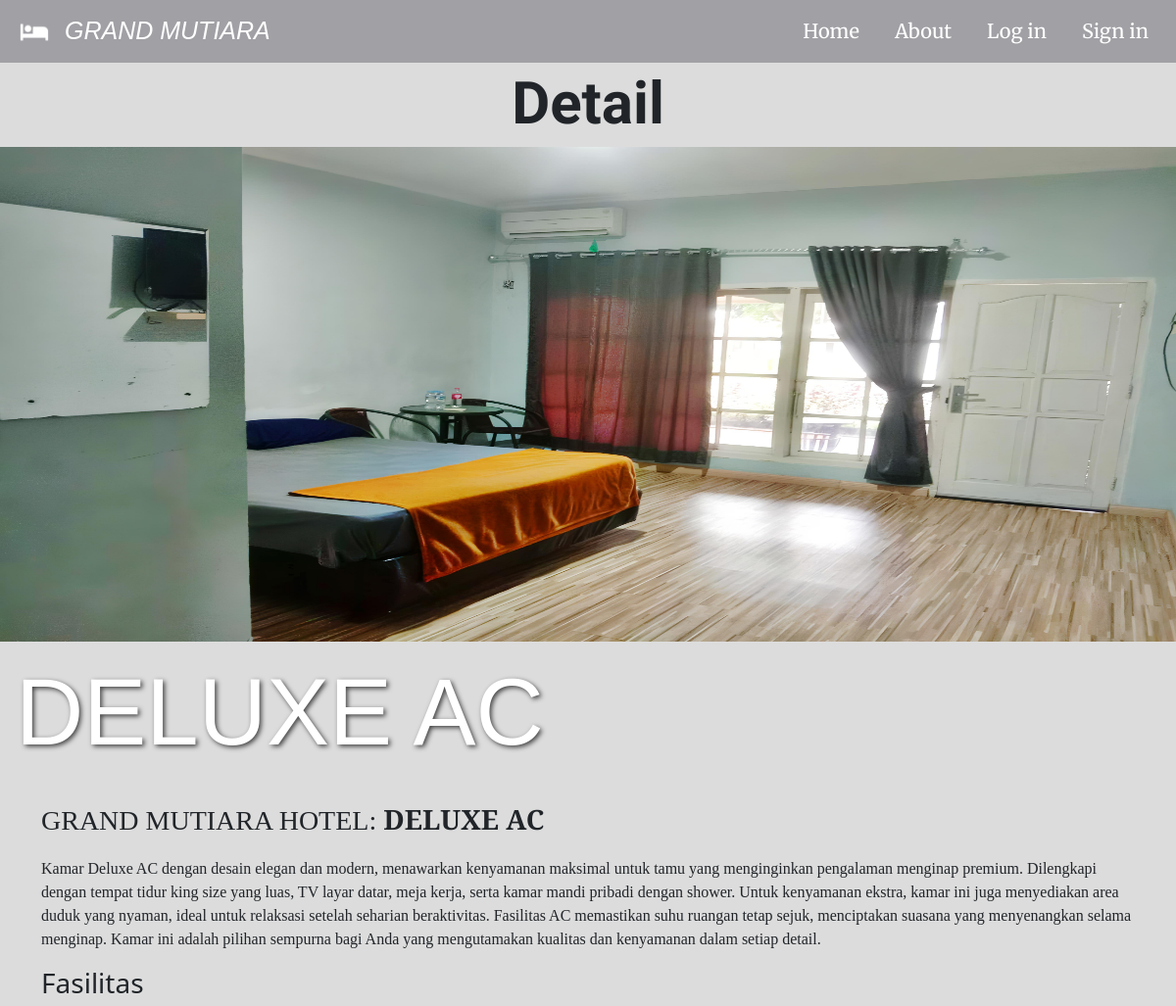
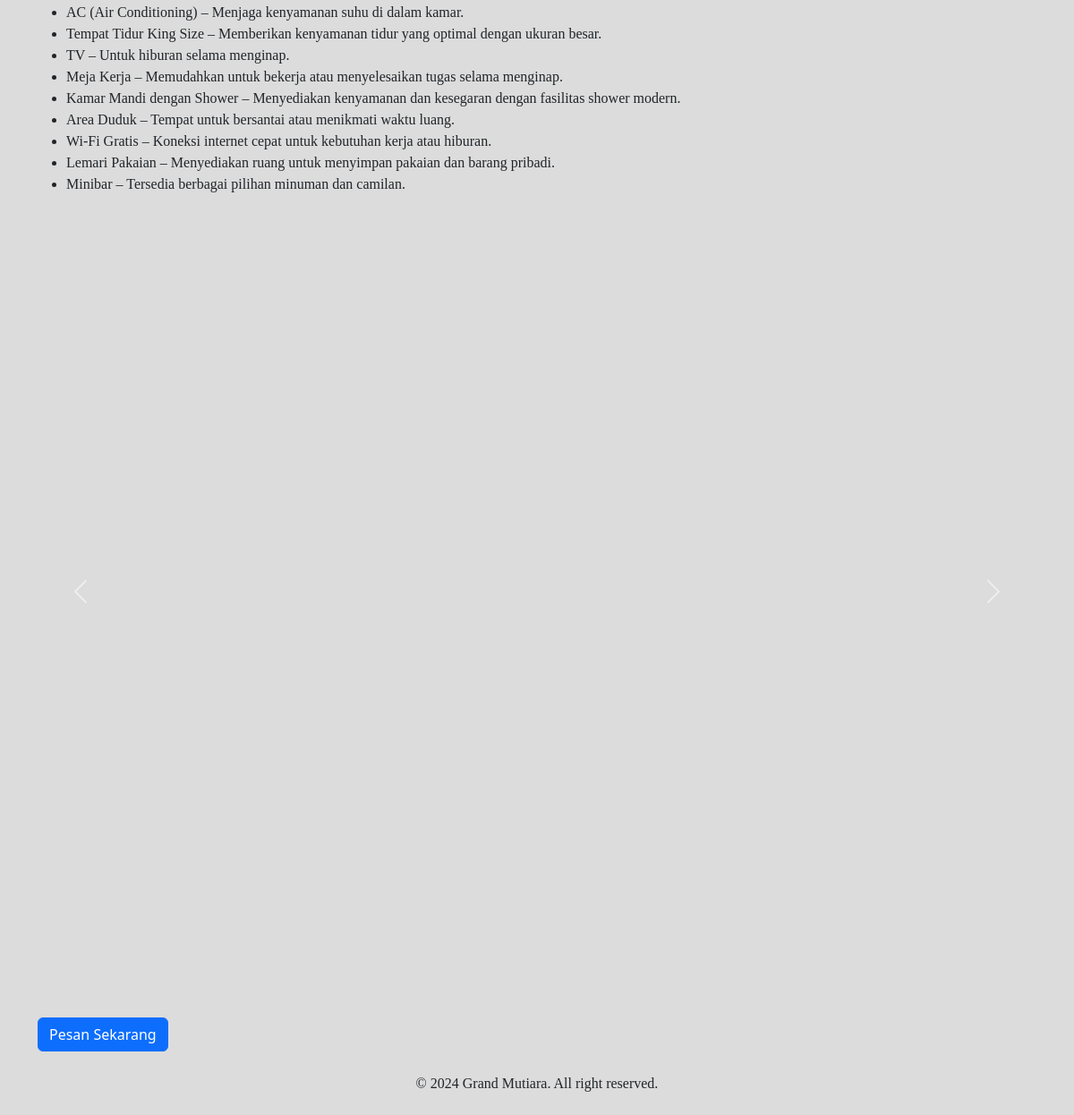
Screenshot of /detail.php?id_type=1 with the database file from the repository (2 pictures, top to bottom).
### tables this page shows
CREATE TABLE `types` (
  `id_type` int NOT NULL,
  `name_type` varchar(255) NOT NULL,
  `description` text NOT NULL,
  `long_description` text NOT NULL,
  `fasility` text NOT NULL,
  `img` varchar(255) NOT NULL,
  `transit` decimal(10,2) DEFAULT NULL,
  `12hour` decimal(10,2) NOT NULL,
  `24hour` decimal(10,2) NOT NULL
);

### detail.php (the view, shortened to what this page needs)
<?php
require 'db/connection.php';
class TypeDetail {
    private $pdo;
    public function __construct($pdo) {
        $this->pdo = $pdo;
    }
    public function getTypeById($id_type) {
        $stmt = $this->pdo->prepare("SELECT * FROM types WHERE id_type = :id_type");
        $stmt->bindParam(':id_type', $id_type, PDO::PARAM_INT);
        $stmt->execute();
        return $stmt->fetch(PDO::FETCH_ASSOC);
    }
}
if (isset($_GET['id_type']) && is_numeric($_GET['id_type'])) {
    $id_type = intval($_GET['id_type']);
    $typeHandler = new TypeDetail($pdo);
    $type = $typeHandler->getTypeById($id_type);
} else {
    die("ID jenis tidak valid.");
}
?>
<!DOCTYPE html>
<html lang="en">
<head>
<link rel="stylesheet" href="css/detail.css">
<link
    href="https://cdn.jsdelivr.net/npm/bootstrap@5.3.2/dist/css/bootstrap.min.css"
    rel="stylesheet"
/>
<link href="https://unpkg.com/aos@2.3.1/dist/aos.css" rel="stylesheet">
</head>
<body style=" background-color: #DCDCDC;">
<?php include 'navbar.php'; ?>
<h1 class="text-center" style="padding-top: 70px; font-family: 'Neuton', serif; font-size: 60px;"><b>Detail</b></h1>
<img src="img/<?= $type['img'] ?>_1.jpg" alt="Logo" class="d-block w-100" style="aspect-ratio: 19/8;">
<div data-aos="fade-right" data-aos-offset="300" data-aos-easing="linear">
    <p class="title"><?= ($type['name_type']); ?></p>
</div>
<div class="container">
    <p class="fs-3">GRAND MUTIARA HOTEL: <b class="fs-3"><?= htmlspecialchars($type['name_type']); ?></b></p>
    <?php
            $facilities = preg_split('/\r?\n/', $type['long_description']);
            foreach ($facilities as $facility) {
                $facility = trim($facility);
                if (!empty($facility)) {
                    echo '<p>' . htmlspecialchars($facility) . '</p>';
                }
            }
        ?>
    <h3>Fasilitas</h3>
    <ul class="list">
        <?php
            $facilities = preg_split('/\r?\n/', $type['fasility']);
            foreach ($facilities as $facility) {
                $facility = trim($facility);
                if (!empty($facility)) {
                    echo '<li>' . htmlspecialchars($facility) . '</li>';
                }
            }
        ?>
    </ul>
</div>
<div id="carouselExample" class="carousel slide mb-5" data-bs-ride="carousel" data-bs-interval="3000">
    <div class="carousel-inner">
        <div class="carousel-item active">
            <img src="img/<?= $type['img'] ?>_2.jpg" class="d-block mx-auto" alt="img">
        </div>
    </div>
    <button class="carousel-control-prev" type="button" data-bs-target="#carouselExample" data-bs-slide="prev">
        <span class="carousel-control-prev-icon" aria-hidden="true"></span>
    </button>
    <button class="carousel-control-next" type="button" data-bs-target="#carouselExample" data-bs-slide="next">
        <span class="carousel-control-next-icon" aria-hidden="true"></span>
    </button>
</div>
<div class="container">
    <a href="type.php?id_type=<?= $type['id_type']; ?>" class="btn btn-primary">Pesan Sekarang</a>
</div>
</body>
</html>

### css/detail.css (style rules this page uses)
p, .list { font-family: 'Cinzel', serif; }
.carousel-item img { width: 95%; height: auto; object-fit: cover; aspect-ratio: 4 / 3; text-decoration: none; }
.title { font-size: clamp(2rem, 8vw, 100px); color: white; text-shadow: 2px 2px 5px rgba(0, 0, 0, 0.7); font-family: 'Lito', sans-serif; text-align: left; padding: 0 1rem; max-width: 90%; }

### rows the page displays
types: img (picture), name_type "DELUXE AC", long_description "Kamar Deluxe AC dengan desain elegan dan modern, menawarkan kenyamanan maksimal untuk tamu yang menginginkan pengalaman menginap premium. Dilengkapi dengan tempat tidur king size yang luas, TV layar datar, meja kerja, serta kamar mandi pribadi dengan shower. Untuk kenyamanan ekstra, kamar ini juga menyediakan area duduk yang nyaman, ideal untuk relaksasi setelah seharian beraktivitas. Fasilitas AC memastikan suhu ruangan tetap sejuk, menciptakan suasana yang menyenangkan selama menginap. Kamar ini adalah pilihan sempurna bagi Anda yang mengutamakan kualitas dan kenyamanan dalam setiap detail.", fasility "AC (Air Conditioning) – Menjaga kenyamanan suhu di dalam kamar.", fasility "Tempat Tidur King Size – Memberikan kenyamanan tidur yang optimal dengan ukuran besar.", fasility "TV – Untuk hiburan selama menginap.", fasility "Meja Kerja – Memudahkan untuk bekerja atau menyelesaikan tugas selama menginap.", fasility "Kamar Mandi dengan Shower – Menyediakan kenyamanan dan kesegaran dengan fasilitas shower modern.", fasility "Area Duduk – Tempat untuk bersantai atau menikmati waktu luang.", fasility "Wi-Fi Gratis – Koneksi internet cepat untuk kebutuhan kerja atau hiburan.", fasility "Lemari Pakaian – Menyediakan ruang untuk menyimpan pakaian dan barang pribadi.", fasility "Minibar – Tersedia berbagai pilihan minuman dan camilan."
